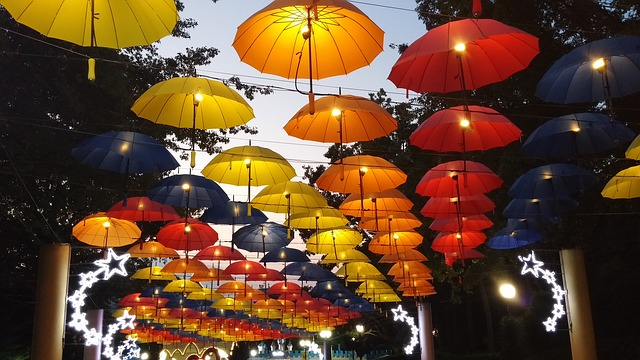
#> input picture assignment1/images/umbrellas.jpg, 640 x 360 px
$ python walkthrough.py
#> lines starting #> are read from the running program, lines starting #| are printed output that depends on the picture
### showcase/cvportfolio/generate.py
"""Generate every portfolio figure and measured result: python -m cvportfolio.generate."""
from pathlib import Path
import argparse
import json
import platform
import time
import cv2
import numpy as np
import matplotlib
matplotlib.use('Agg')
import matplotlib.pyplot as plt
from . import processing, filters, edges, features, geometry, pca
from .course_utils.a5_utils import read_matches

ROOT = Path(__file__).resolve().parents[1]
DATA = ROOT.parent
OUT = ROOT / 'site/assets'
INK, MUTED, BG, ACCENT = '#172821', '#62736b', '#f4f6f1', '#287c58'
plt.rcParams.update({'font.family':'DejaVu Sans','font.size':10,'text.color':INK,
    'axes.labelcolor':MUTED,'xtick.color':MUTED,'ytick.color':MUTED,
    'axes.edgecolor':'#d7ded6','axes.titleweight':'medium','axes.titlesize':12,
    'figure.facecolor':BG,'axes.facecolor':BG,'savefig.facecolor':BG})


def resource(n, relative):
    base = DATA / f'assignment{n}'
    if n != 1: base /= f'assignment{n}'
    p = base / relative
    if not p.exists(): raise FileNotFoundError(f'Missing course material: {p.relative_to(DATA)}')
    return p


def read(n, relative, gray=False, max_side=None):
    img = cv2.imread(str(resource(n, relative)))
    if img is None: raise ValueError(f'Cannot decode {relative}')
    img = cv2.cvtColor(img, cv2.COLOR_BGR2GRAY if gray else cv2.COLOR_BGR2RGB)
    if max_side and max(img.shape[:2]) > max_side:
        factor = max_side / max(img.shape[:2])
        img = cv2.resize(img, None, fx=factor, fy=factor, interpolation=cv2.INTER_AREA)
    return img


# [4 lines left out: function save_image, not called in this run]


def show(ax, array, title, cmap='gray', **kwargs):
    ax.imshow(array, cmap=cmap, **kwargs); ax.set_title(title,loc='left',pad=12)
    ax.axis('off')


def save(fig, name):
    fig.savefig(OUT/name,dpi=170,bbox_inches='tight',pad_inches=.3)
    plt.close(fig)


# [158 lines left out: functions processing_demo, filtering_demo, edge_demo, feature_demo, stereo_demo, pca_demo and 1 more, not called in this run]

# [1 lines that do not run on import are left out]

### showcase/cvportfolio/processing.py
"""Algorithms adapted from assignment1/assigment1.py.

Original implementations: Matej Gaberc. Portfolio changes: see CHANGELOG.md.
"""
import numpy as np
import cv2


def myhist(I_g, n_bins):
    pixels = I_g.reshape(-1)
    H = np.zeros(n_bins)
    interval = 1.0 / n_bins
    for value in pixels:
        index = int(value/interval)
        if index == n_bins: #value = 1.0
            index = n_bins - 1
        H[index] += 1
    H = H / len(pixels)
    return H


# [21 lines left out: functions otsu_threshold, immask, not called in this run]

### showcase/cvportfolio/walkthrough.py
"""Regenerated task plates from coursework concepts; presentation added for portfolio."""
import numpy as np
import cv2
import matplotlib.pyplot as plt
from .generate import read, resource, show, save, ACCENT
from . import processing, filters, edges, features, geometry, pca
from .course_utils.a5_utils import read_matches

def grid(name,panels,cols=3):
    fig,axs=plt.subplots((len(panels)+cols-1)//cols,cols,figsize=(12,3.6*((len(panels)+cols-1)//cols)),squeeze=False)
    for ax,(img,title) in zip(axs.flat,panels):show(ax,img,title)
    for ax in list(axs.flat)[len(panels):]:ax.axis('off')
    fig.tight_layout(pad=2);save(fig,name)

def assignment1():
    im=read(1,'images/umbrellas.jpg')/255.;gray=im.mean(2);inv=im.copy();inv[130:260,240:450]=1-inv[130:260,240:450]
    fig,axs=plt.subplots(2,3,figsize=(12,8))
    for ax,x,t in zip(axs.flat,[im,gray,im[130:260,240:450,1],inv,gray,gray*.3],['RGB image','Grayscale · channel mean','Green-channel crop','Invert a rectangular region','Original intensity range','Reduce intensity to [0, 0.3]']):show(ax,x,t,vmin=0,vmax=1)
    fig.tight_layout(pad=2);save(fig,'01-pixels.png')
    fig,axs=plt.subplots(2,3,figsize=(12,7))
    for j,(x,title) in enumerate([(gray*.5,'Darkened ×0.5 (derived)'),(gray,'Original'),(np.clip(gray*1.5,0,1),'Brightened ×1.5 (derived)')]):
        show(axs[0,j],x,title,vmin=0,vmax=1)
        for bins in [20,100]:axs[1,j].plot(np.linspace(0,1,bins),processing.myhist(x,bins),label=f'{bins} bins')
        axs[1,j].set(xlabel='Intensity',ylabel='Normalized frequency');axs[1,j].legend()
    fig.tight_layout(pad=2);save(fig,'01-histograms.png')
    bird=read(1,'images/bird.jpg',gray=True)/255.;mask=(bird>.3).astype(np.uint8);kernel=np.ones((5,5),np.uint8)
    coins=read(1,'images/coins.jpg');cm=(cv2.cvtColor(coins,cv2.COLOR_RGB2GRAY)/255.<.9).astype(np.uint8);count,lab,stats,_=cv2.connectedComponentsWithStats(cm);small=np.isin(lab,[i for i in range(1,count) if stats[i,cv2.CC_STAT_AREA]<=700]);result=coins.copy();result[~small]=255
    grid('01-morphology.png',[(mask,'Threshold mask · 0.3'),(cv2.erode(mask,kernel),'Erosion · 5 × 5'),(cv2.dilate(mask,kernel),'Dilation · 5 × 5'),(coins,'Coin image'),(cm,'Dark foreground · threshold 0.9'),(result,'Retain components ≤ 700 px')])

def assignment2():
    signal=np.array([0,1,1,1,0,.7,.5,.2,0,0,1,0]);kernel=np.array([.5,1,.3]);fig,ax=plt.subplots(1,3,figsize=(13,4))
    ax[0].plot(signal,'o-',label='Signal');ax[0].plot(filters.simple_convolution_fix(signal,kernel),'o-',label='Convolution');ax[0].legend();ax[0].set_title('Padded 1D convolution')
    for sigma in [.5,1,2,3,4]:
        g=filters.gauss(sigma);ax[1].plot(np.arange(len(g))-len(g)//2,g,label=f'σ={sigma}')
    ax[1].legend();ax[1].set_title('Normalized Gaussian kernels');g=filters.gauss(2);k=np.array([.1,.6,.4]);a=np.convolve(np.convolve(signal,g),k);b=np.convolve(signal,np.convolve(g,k));ax[2].plot(a,label='(signal ∗ g) ∗ k');ax[2].plot(b,'--',label='signal ∗ (g ∗ k)');ax[2].legend();ax[2].set_title('Associativity · full convolution');fig.tight_layout(pad=2);save(fig,'02-convolution.png')
    fox=read(2,'images/fox.jpg',gray=True)/255.;grid('02-sharpening.png',[(fox,'Original'),(filters.gaussfilter(fox,1),'Gaussian smoothing'),(np.clip(2*fox-cv2.filter2D(fox,-1,np.ones((3,3))/9),0,1),'Unsharp filter · 2I − box(I)')])
    files=sorted(resource(2,'dataset').glob('*.png'));H=np.array([filters.myhist3(cv2.cvtColor(cv2.imread(str(p)),cv2.COLOR_BGR2RGB)/255.,8).ravel() for p in files]);q=next(i for i,p in enumerate(files) if p.name=='object_05_4.png');weighted=H*np.exp(-5*H.sum(0)/H.sum());weighted/=weighted.sum(1,keepdims=True);fig,axs=plt.subplots(2,2,figsize=(12,7))
    for ax,method in zip(axs.flat,['L2','Chi2','Intersection','Hellinger']):
        for values,label in [(H,'Original histograms'),(weighted,'Frequency-weighted')]:ax.plot(sorted(filters.compare_histograms(values[q],v,method) for v in values),label=label)
        ax.set(title=method,xlabel='Images sorted by distance',ylabel='Distance');ax.legend()
    fig.tight_layout(pad=2);save(fig,'02-distances.png')

def assignment3():
    im=read(3,'images/museum.jpg',gray=True,max_side=550)/255.;ix,iy=edges.compute_derivatives(im,2);xx,yy,xy=edges.compute_second_derivatives(im,2);mag,direction=edges.gradient_magnitude(im,2)
    grid('03-derivatives.png',[(im,'Museum · input'),(ix,'First derivative Ix'),(iy,'First derivative Iy'),(xx,'Second derivative Ixx'),(xy,'Mixed derivative Ixy'),(mag,'Gradient magnitude')]);thin=edges.non_max_suppression(mag,direction);grid('03-thinning.png',[(mag>.1,'Threshold magnitude > 0.1'),(thin>.1,'Directional non-max suppression'),(edges.hysteresis(thin,.04,.1),'Hysteresis · low 0.04 / high 0.1')])
    eclipse=read(3,'images/eclipse.jpg');edge=cv2.Canny(cv2.cvtColor(eclipse,cv2.COLOR_RGB2GRAY),50,150);acc=np.zeros(edge.shape,np.int32);ys,xs=np.nonzero(edge);theta=np.deg2rad(np.arange(360));radius=48
    for x,y in zip(xs,ys):
        xx=np.rint(x-radius*np.cos(theta)).astype(int);yy=np.rint(y-radius*np.sin(theta)).astype(int);ok=(xx>=0)&(yy>=0)&(xx<edge.shape[1])&(yy<edge.shape[0]);np.add.at(acc,(yy[ok],xx[ok]),1)
    y,x=np.unravel_index(acc.argmax(),acc.shape);fig,ax=plt.subplots(1,3,figsize=(12,4));show(ax[0],edge,'Canny edges');show(ax[1],acc,'Circle-center votes');show(ax[2],eclipse,'Strongest center · fixed radius 48 px');ax[2].add_patch(plt.Circle((x,y),radius,fill=False,color='#ff7048',lw=2));fig.tight_layout(pad=2);save(fig,'03-circles.png')

def assignment4():
    a=read(4,'data/newyork/newyork_a.jpg');b=read(4,'data/newyork/newyork_b.jpg');ga=cv2.cvtColor(a,cv2.COLOR_RGB2GRAY)/255.;gb=cv2.cvtColor(b,cv2.COLOR_RGB2GRAY)/255.;fig,axs=plt.subplots(2,3,figsize=(12,7))
    for row,(name,detector) in enumerate([('Hessian',features.hessian_points),('Harris',features.harris_points)]):
        for col,sigma in enumerate([3,6,9]):
            response,x,y=detector(ga,sigma,.4);show(axs[row,col],a,f'{name} · σ={sigma} · {len(x)} points');axs[row,col].scatter(x,y,s=12,facecolors='none',edgecolors='#ff663e',linewidths=.8)
    fig.tight_layout(pad=2);save(fig,'04-detectors.png')
    _,xa,ya=features.harris_points(ga,1,.4);_,xb,yb=features.harris_points(gb,1,.4);pa=np.c_[xa,ya];pb=np.c_[xb,yb];da=features.simple_descriptors(ga,ya,xa,n_bins=16,window_size=20,sigma=1);db=features.simple_descriptors(gb,yb,xb,n_bins=16,window_size=20,sigma=1);one=features.find_correspondences(da,db);mutual,pa,pb=features.find_matches(ga,gb,1,.4);fig,axs=plt.subplots(2,1,figsize=(12,8))
    for ax,m,title in [(axs[0],one,'Nearest descriptor · one-way'),(axs[1],mutual,'Mutual nearest neighbors')]:
        show(ax,np.concatenate([a,b],1),f'{title} ({len(m)} matches)')
        for i,j in m:
            p=pa[i];q=pb[j]+[a.shape[1],0];ax.plot([p[0],q[0]],[p[1],q[1]],lw=.7,color=ACCENT,alpha=.7)
    fig.tight_layout(pad=2);save(fig,'04-matches.png')

def assignment5():
    left=read(5,'data/disparity/office_left.png',gray=True,max_side=120)/255.;right=read(5,'data/disparity/office_right.png',gray=True,max_side=120)/255.;disp=geometry.compute_disparity_ncc(left,right,patch_size=6,max_disp=24);fig,ax=plt.subplots(1,3,figsize=(12,4));show(ax[0],left,'Left image · resized to 120 px');show(ax[1],right,'Right image');show(ax[2],disp,'NCC disparity · 6 × 6 patches',cmap='viridis');fig.tight_layout(pad=2);save(fig,'05-disparity.png')
    matches=read_matches(resource(5,'data/house/2D/house.nview-corners'),7,8);a=np.loadtxt(resource(5,'data/house/2D/house.007.corners'))[matches[:,0]];b=np.loadtxt(resource(5,'data/house/2D/house.008.corners'))[matches[:,1]];F=geometry.fundamental_matrix(a,b);fig,axs=plt.subplots(1,2,figsize=(12,5))
    for ax,img,points,lines in [(axs[0],read(5,'data/house/images/house.007.png'),a,(F.T@np.c_[b,np.ones(len(b))].T).T),(axs[1],read(5,'data/house/images/house.008.png'),b,(F@np.c_[a,np.ones(len(a))].T).T)]:
        show(ax,img,'Points and corresponding epipolar lines');h,w=img.shape[:2]
        for i in np.linspace(0,len(points)-1,8,dtype=int):
            aa,bb,cc=lines[i];color=plt.cm.tab10(i%10);ax.scatter(*points[i],c=[color],s=20)
            if abs(bb)>1e-10:ax.plot([0,w],[-cc/bb,-(cc+aa*w)/bb],color=color,lw=.8)
        ax.set(xlim=(0,w),ylim=(h,0))
    fig.tight_layout(pad=2);save(fig,'05-epipolar.png')

def assignment6():
    X=np.loadtxt(resource(6,'data/points.txt'));mean=X.mean(0);D=X-mean;values,U=np.linalg.eigh(np.cov(D.T));U=U[:,::-1];values=values[::-1];projected=(D@U[:,:1])@U[:,:1].T+mean;high=np.loadtxt(resource(6,'data/points_50D.txt'));s=np.linalg.eigvalsh(np.cov(high.T))[::-1];cum=np.cumsum(s)/s.sum();k=np.searchsorted(cum,.8)+1;fig,axs=plt.subplots(1,3,figsize=(13,4))
    axs[0].scatter(*X.T,label='Points');axs[0].scatter(*mean,label='Mean')
    for i in range(2):axs[0].quiver(*mean,*(U[:,i]*np.sqrt(values[i])),angles='xy',scale_units='xy',scale=1,color=ACCENT)
    axs[0].set_title('Covariance & principal directions');axs[0].axis('equal');axs[1].scatter(*X.T,label='Original');axs[1].scatter(*projected.T,label='Rank-1 reconstruction')
    for a,b in zip(X,projected):axs[1].plot([a[0],b[0]],[a[1],b[1]],color='gray',lw=.5)
    axs[1].legend();axs[1].set_title('Project onto the first component');axs[1].axis('equal');axs[2].plot(np.arange(1,len(s)+1),cum*100);axs[2].axhline(80,ls='--',color=ACCENT);axs[2].set(title=f'50D data · {k} components retain 80%',xlabel='Components',ylabel='Variance retained (%)');fig.tight_layout(pad=2);save(fig,'06-point-pca.png')
    dual,sv,mu=pca.dual_pca(X.T);recon=(dual@(dual.T@(X.T-mu))+mu).T;fig,ax=plt.subplots(1,2,figsize=(12,4));ax[0].bar(np.arange(len(values))-.15,values,width=.3,label='Direct covariance');ax[0].bar(np.arange(len(sv))+.15,sv,width=.3,label='Dual covariance');ax[0].legend();ax[0].set(title='Nonzero eigenvalues agree',xlabel='Component');ax[1].scatter(*X.T,s=70,label='Original');ax[1].scatter(*recon.T,s=80,facecolors='none',edgecolors=ACCENT,label='Dual PCA reconstruction');ax[1].legend();ax[1].set_title(f'Full reconstruction · max error {np.max(abs(recon-X)):.1e}');fig.tight_layout(pad=2);save(fig,'06-dual-pca.png')

def generate_walkthrough():
    for n,fn in enumerate([assignment1,assignment2,assignment3,assignment4,assignment5,assignment6],1):print(f'Generating assignment {n} task plates',flush=True);fn()
#> this loop made 2 passes
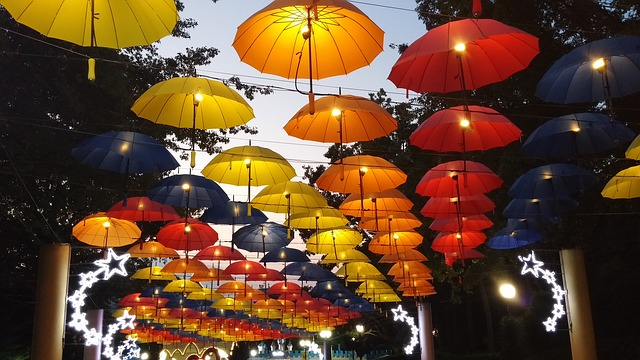
#> input picture assignment1/images/umbrellas.jpg, 640 x 360 px
#> pass 1, in assignment1, `im = read(1, 'images/umbrellas.jpg') / 255.0`:
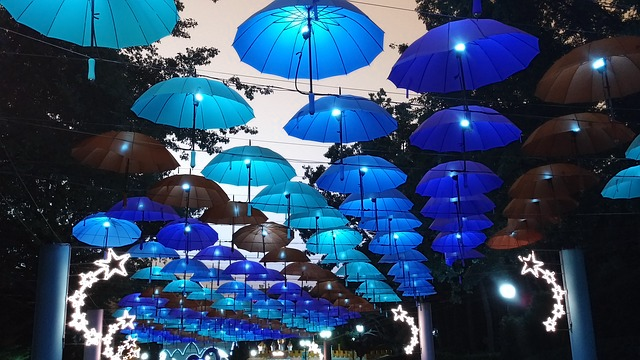
#> im: shape (360, 640, 3) float64; mean of channels 0, 1, 2 0.413, 0.286, 0.186; drawn as B, G, R
#> pass 1, in assignment1, `gray = im.mean(2)`:
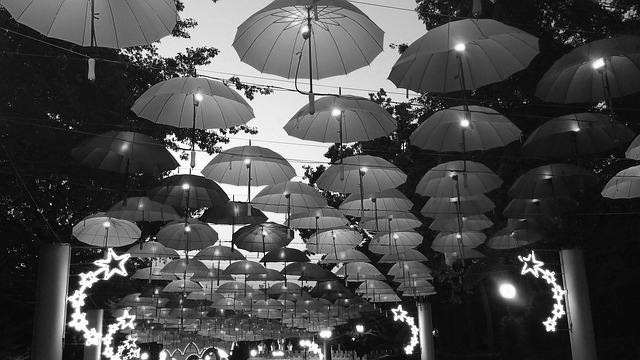
#> gray: shape (360, 640) float64; min 0, max 1, mean 0.295
#> pass 1, in save (call 2), `fig.savefig(OUT/name,dpi=170,bbox_inches='tight',pad_inches=.3)`:
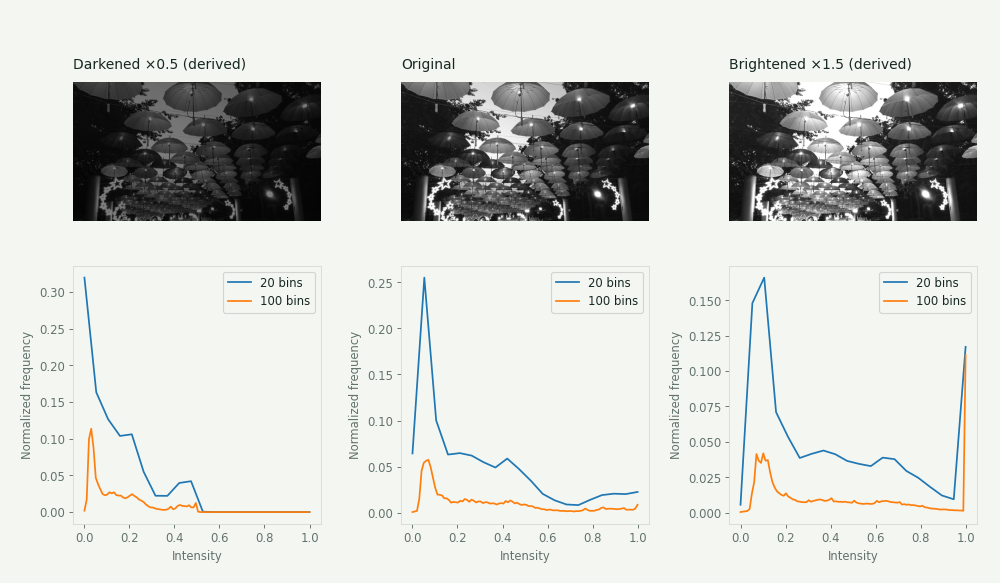
#> figure drawn by matplotlib, 6 panels; panel 4: curve peaks at x = 0, y = 0.319; panel 4: curve peaks at x = 0.0303, y = 0.114; panel 5: curve peaks at x = 0.0526, y = 0.255; panel 5: curve peaks at x = 0.0707, y = 0.0573
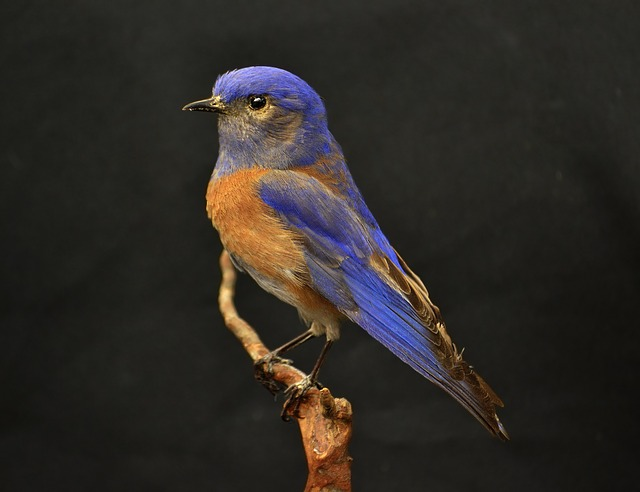
#> input picture assignment1/images/bird.jpg, 640 x 492 px
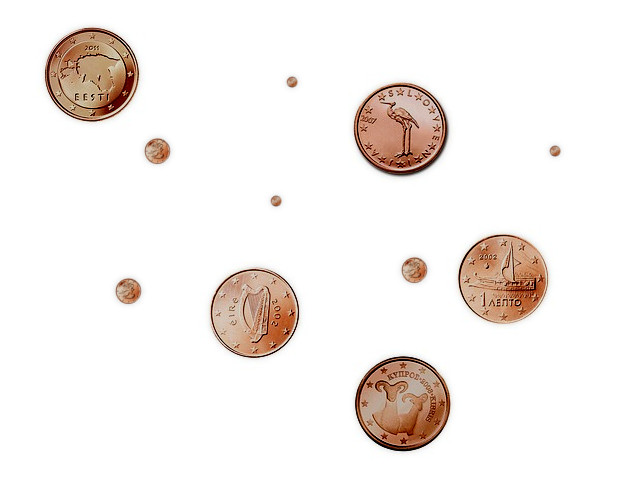
#> input picture assignment1/images/coins.jpg, 640 x 494 px
#> pass 1, in save (call 3), `fig.savefig(OUT/name,dpi=170,bbox_inches='tight',pad_inches=.3)`:
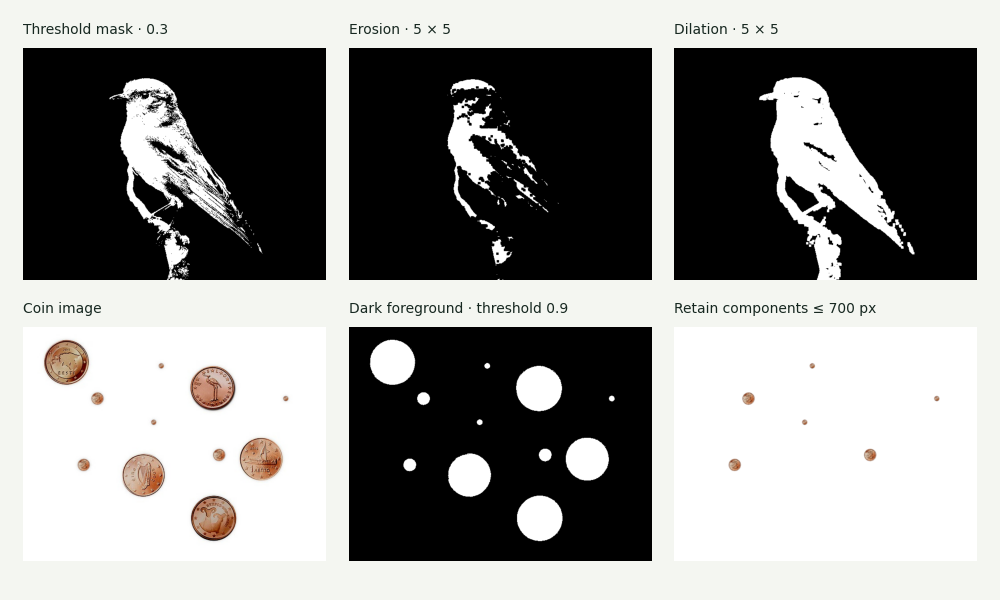
#> figure drawn by matplotlib, 6 panels

if __name__=='__main__':generate_walkthrough()
#> (the call stopped at in assignment2, `g=filters.gauss(sigma);ax[1].plot(np.arange(len(g))-len(g)//2,g,label=..`: showcase is not available in this run)
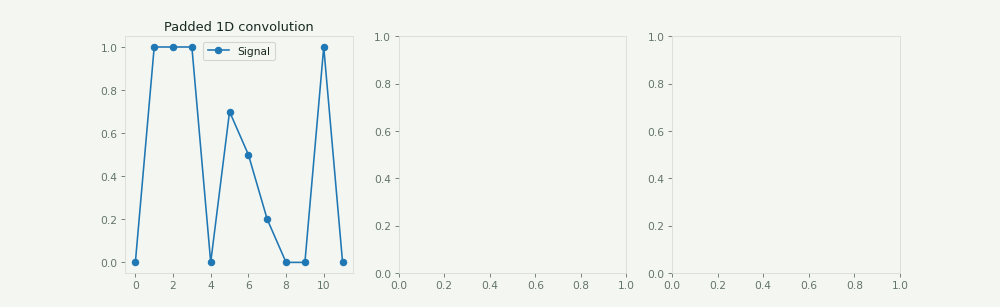
#> figure drawn by matplotlib, 1 panel; curve peaks at x = 1, y = 1
